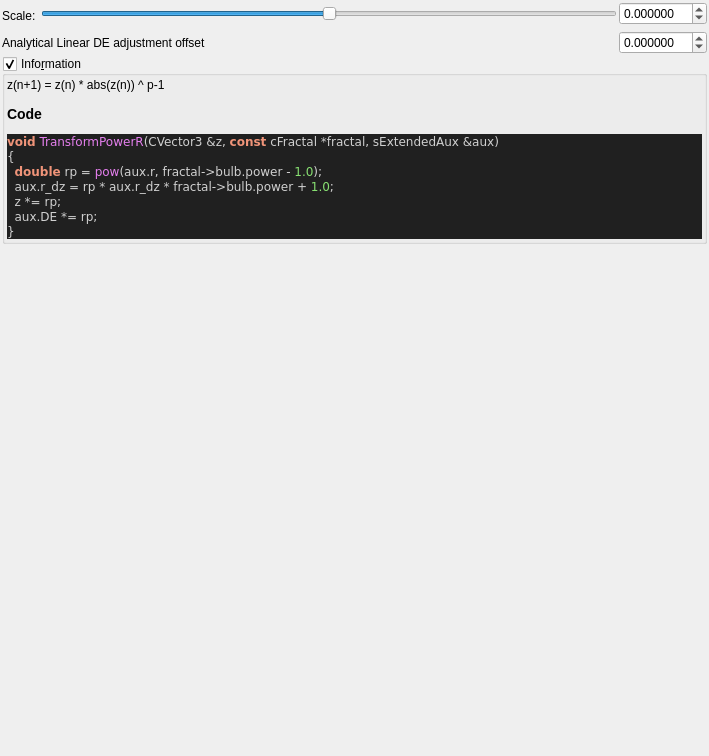
<?xml version="1.0" encoding="UTF-8"?>
<ui version="4.0">
 <class>Form</class>
 <widget class="QWidget" name="Form">
  <property name="geometry">
   <rect>
    <x>0</x>
    <y>0</y>
    <width>709</width>
    <height>756</height>
   </rect>
  </property>
  <property name="windowTitle">
   <string>Form</string>
  </property>
  <layout class="QVBoxLayout" name="verticalLayout">
   <property name="spacing">
    <number>2</number>
   </property>
   <property name="leftMargin">
    <number>2</number>
   </property>
   <property name="topMargin">
    <number>2</number>
   </property>
   <property name="rightMargin">
    <number>2</number>
   </property>
   <property name="bottomMargin">
    <number>2</number>
   </property>
   <item>
    <layout class="QGridLayout" name="gridLayout">
     <property name="spacing">
      <number>2</number>
     </property>
     <item row="0" column="2">
      <widget class="MyDoubleSpinBox" name="spinbox_transf_scale">
       <property name="sizePolicy">
        <sizepolicy hsizetype="Minimum" vsizetype="Maximum">
         <horstretch>0</horstretch>
         <verstretch>0</verstretch>
        </sizepolicy>
       </property>
       <property name="prefix">
        <string/>
       </property>
       <property name="suffix">
        <string/>
       </property>
       <property name="decimals">
        <number>6</number>
       </property>
       <property name="minimum">
        <double>-99.989999999999995</double>
       </property>
       <property name="maximum">
        <double>99.989999999999995</double>
       </property>
       <property name="singleStep">
        <double>0.100000000000000</double>
       </property>
      </widget>
     </item>
     <item row="0" column="0" rowspan="3">
      <widget class="QLabel" name="label_108">
       <property name="text">
        <string>Scale: </string>
       </property>
      </widget>
     </item>
     <item row="0" column="1">
      <widget class="QSlider" name="slider_transf_scale">
       <property name="sizePolicy">
        <sizepolicy hsizetype="Expanding" vsizetype="Maximum">
         <horstretch>0</horstretch>
         <verstretch>0</verstretch>
        </sizepolicy>
       </property>
       <property name="minimum">
        <number>-10000000</number>
       </property>
       <property name="maximum">
        <number>10000000</number>
       </property>
       <property name="value">
        <number>0</number>
       </property>
       <property name="sliderPosition">
        <number>0</number>
       </property>
       <property name="orientation">
        <enum>Qt::Horizontal</enum>
       </property>
      </widget>
     </item>
     <item row="3" column="0" colspan="2">
      <widget class="QLabel" name="label_109">
       <property name="text">
        <string>Analytical Linear DE adjustment offset</string>
       </property>
      </widget>
     </item>
     <item row="3" column="2">
      <widget class="MyDoubleSpinBox" name="spinbox_transf_offset_1">
       <property name="sizePolicy">
        <sizepolicy hsizetype="Minimum" vsizetype="Maximum">
         <horstretch>0</horstretch>
         <verstretch>0</verstretch>
        </sizepolicy>
       </property>
       <property name="prefix">
        <string/>
       </property>
       <property name="suffix">
        <string/>
       </property>
       <property name="decimals">
        <number>6</number>
       </property>
       <property name="minimum">
        <double>-99.989999999999995</double>
       </property>
       <property name="maximum">
        <double>99.989999999999995</double>
       </property>
       <property name="singleStep">
        <double>0.100000000000000</double>
       </property>
      </widget>
     </item>
    </layout>
   </item>
   <item>
    <widget class="MyGroupBox" name="groupCheck_info">
     <property name="title">
      <string>Info&amp;rmation</string>
     </property>
     <property name="flat">
      <bool>false</bool>
     </property>
     <property name="checkable">
      <bool>true</bool>
     </property>
     <layout class="QVBoxLayout" name="verticalLayout_2">
      <property name="spacing">
       <number>2</number>
      </property>
      <property name="leftMargin">
       <number>2</number>
      </property>
      <property name="topMargin">
       <number>2</number>
      </property>
      <property name="rightMargin">
       <number>2</number>
      </property>
      <property name="bottomMargin">
       <number>2</number>
      </property>
      <item>
       <widget class="QLabel" name="label_code_content">
        <property name="text">
         <string>&lt;p&gt;z(n+1) = z(n) * abs(z(n)) ^ p-1&lt;/p&gt;&lt;table&gt;
&lt;/table&gt;
&lt;h3&gt;Code&lt;/h3&gt;
&lt;body style=&quot;background-color:#202020&quot;&gt;
&lt;pre style=&quot;color:#d0d0d0; background-color:#202020;  font-family:'Courier New',monospace;&quot;&gt;&lt;span style=&quot;color:#f09479; font-weight:bold&quot;&gt;void&lt;/span&gt; &lt;span style=&quot;color:#e47eed&quot;&gt;TransformPowerR&lt;/span&gt;&lt;span style=&quot;color:#d0d0d0&quot;&gt;(&lt;/span&gt;CVector3 &lt;span style=&quot;color:#d0d0d0&quot;&gt;&amp;amp;&lt;/span&gt;z&lt;span style=&quot;color:#d0d0d0&quot;&gt;,&lt;/span&gt; &lt;span style=&quot;color:#f09479; font-weight:bold&quot;&gt;const&lt;/span&gt; cFractal &lt;span style=&quot;color:#d0d0d0&quot;&gt;*&lt;/span&gt;fractal&lt;span style=&quot;color:#d0d0d0&quot;&gt;,&lt;/span&gt; sExtendedAux &lt;span style=&quot;color:#d0d0d0&quot;&gt;&amp;amp;&lt;/span&gt;aux&lt;span style=&quot;color:#d0d0d0&quot;&gt;)&lt;/span&gt;
&lt;span style=&quot;color:#d0d0d0&quot;&gt;{&lt;/span&gt;
  &lt;span style=&quot;color:#f09479; font-weight:bold&quot;&gt;double&lt;/span&gt; rp &lt;span style=&quot;color:#d0d0d0&quot;&gt;=&lt;/span&gt; &lt;span style=&quot;color:#e47eed&quot;&gt;pow&lt;/span&gt;&lt;span style=&quot;color:#d0d0d0&quot;&gt;(&lt;/span&gt;aux&lt;span style=&quot;color:#d0d0d0&quot;&gt;.&lt;/span&gt;r&lt;span style=&quot;color:#d0d0d0&quot;&gt;,&lt;/span&gt; fractal&lt;span style=&quot;color:#d0d0d0&quot;&gt;-&amp;gt;&lt;/span&gt;bulb&lt;span style=&quot;color:#d0d0d0&quot;&gt;.&lt;/span&gt;power &lt;span style=&quot;color:#d0d0d0&quot;&gt;-&lt;/span&gt; &lt;span style=&quot;color:#87df71&quot;&gt;1.0&lt;/span&gt;&lt;span style=&quot;color:#d0d0d0&quot;&gt;);&lt;/span&gt;
  aux&lt;span style=&quot;color:#d0d0d0&quot;&gt;.&lt;/span&gt;r_dz &lt;span style=&quot;color:#d0d0d0&quot;&gt;=&lt;/span&gt; rp &lt;span style=&quot;color:#d0d0d0&quot;&gt;*&lt;/span&gt; aux&lt;span style=&quot;color:#d0d0d0&quot;&gt;.&lt;/span&gt;r_dz &lt;span style=&quot;color:#d0d0d0&quot;&gt;*&lt;/span&gt; fractal&lt;span style=&quot;color:#d0d0d0&quot;&gt;-&amp;gt;&lt;/span&gt;bulb&lt;span style=&quot;color:#d0d0d0&quot;&gt;.&lt;/span&gt;power &lt;span style=&quot;color:#d0d0d0&quot;&gt;+&lt;/span&gt; &lt;span style=&quot;color:#87df71&quot;&gt;1.0&lt;/span&gt;&lt;span style=&quot;color:#d0d0d0&quot;&gt;;&lt;/span&gt;
  z &lt;span style=&quot;color:#d0d0d0&quot;&gt;*=&lt;/span&gt; rp&lt;span style=&quot;color:#d0d0d0&quot;&gt;;&lt;/span&gt;
  aux&lt;span style=&quot;color:#d0d0d0&quot;&gt;.&lt;/span&gt;DE &lt;span style=&quot;color:#d0d0d0&quot;&gt;*=&lt;/span&gt; rp&lt;span style=&quot;color:#d0d0d0&quot;&gt;;&lt;/span&gt;
&lt;span style=&quot;color:#d0d0d0&quot;&gt;}&lt;/span&gt;
&lt;/pre&gt;
&lt;/body&gt;</string>
        </property>
        <property name="wordWrap">
         <bool>true</bool>
        </property>
        <property name="openExternalLinks">
         <bool>true</bool>
        </property>
        <property name="textInteractionFlags">
         <set>Qt::LinksAccessibleByMouse|Qt::TextSelectableByMouse</set>
        </property>
       </widget>
      </item>
     </layout>
    </widget>
   </item>
   <item>
    <spacer name="verticalSpacer">
     <property name="orientation">
      <enum>Qt::Vertical</enum>
     </property>
     <property name="sizeHint" stdset="0">
      <size>
       <width>20</width>
       <height>40</height>
      </size>
     </property>
    </spacer>
   </item>
  </layout>
 </widget>
 <customwidgets>
  <customwidget>
   <class>MyDoubleSpinBox</class>
   <extends>QDoubleSpinBox</extends>
   <header>my_double_spin_box.h</header>
  </customwidget>
  <customwidget>
   <class>MyGroupBox</class>
   <extends>QGroupBox</extends>
   <header>my_group_box.h</header>
   <container>1</container>
  </customwidget>
 </customwidgets>
 <resources/>
 <connections/>
</ui>
